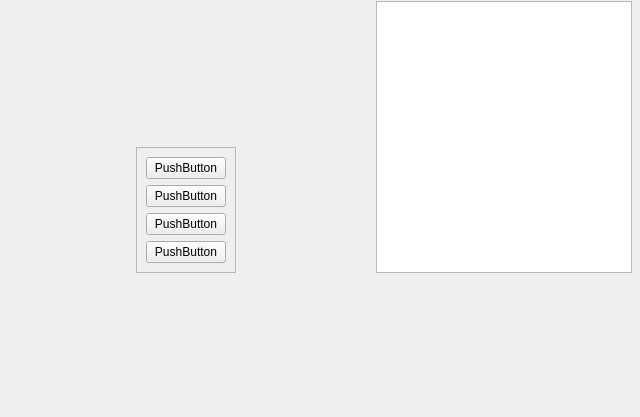
<?xml version="1.0" encoding="UTF-8"?>
<ui version="4.0">
 <class>AssetsWidget</class>
 <widget class="QFrame" name="AssetsWidget">
  <property name="geometry">
   <rect>
    <x>0</x>
    <y>0</y>
    <width>640</width>
    <height>417</height>
   </rect>
  </property>
  <property name="windowTitle">
   <string>Frame</string>
  </property>
  <widget class="QWidget" name="">
   <property name="geometry">
    <rect>
     <x>1</x>
     <y>1</y>
     <width>631</width>
     <height>411</height>
    </rect>
   </property>
   <layout class="QGridLayout" name="gridLayout_4">
    <item row="0" column="1">
     <spacer name="verticalSpacer_5">
      <property name="orientation">
       <enum>Qt::Vertical</enum>
      </property>
      <property name="sizeHint" stdset="0">
       <size>
        <width>20</width>
        <height>40</height>
       </size>
      </property>
     </spacer>
    </item>
    <item row="0" column="3" rowspan="2">
     <widget class="QTableView" name="tableView_3"/>
    </item>
    <item row="1" column="0">
     <spacer name="horizontalSpacer_5">
      <property name="orientation">
       <enum>Qt::Horizontal</enum>
      </property>
      <property name="sizeHint" stdset="0">
       <size>
        <width>40</width>
        <height>20</height>
       </size>
      </property>
     </spacer>
    </item>
    <item row="1" column="1">
     <widget class="QFrame" name="frame_3">
      <property name="frameShape">
       <enum>QFrame::StyledPanel</enum>
      </property>
      <property name="frameShadow">
       <enum>QFrame::Raised</enum>
      </property>
      <layout class="QGridLayout" name="gridLayout_3">
       <item row="1" column="0">
        <widget class="QPushButton" name="pushButton_10">
         <property name="text">
          <string>PushButton</string>
         </property>
        </widget>
       </item>
       <item row="2" column="0">
        <widget class="QPushButton" name="pushButton_13">
         <property name="text">
          <string>PushButton</string>
         </property>
        </widget>
       </item>
       <item row="0" column="0">
        <widget class="QPushButton" name="pushButton_9">
         <property name="text">
          <string>PushButton</string>
         </property>
        </widget>
       </item>
       <item row="3" column="0">
        <widget class="QPushButton" name="pushButton_14">
         <property name="text">
          <string>PushButton</string>
         </property>
        </widget>
       </item>
      </layout>
     </widget>
    </item>
    <item row="1" column="2">
     <spacer name="horizontalSpacer_6">
      <property name="orientation">
       <enum>Qt::Horizontal</enum>
      </property>
      <property name="sizeHint" stdset="0">
       <size>
        <width>40</width>
        <height>20</height>
       </size>
      </property>
     </spacer>
    </item>
    <item row="2" column="1">
     <spacer name="verticalSpacer_6">
      <property name="orientation">
       <enum>Qt::Vertical</enum>
      </property>
      <property name="sizeHint" stdset="0">
       <size>
        <width>20</width>
        <height>78</height>
       </size>
      </property>
     </spacer>
    </item>
   </layout>
  </widget>
 </widget>
 <resources/>
 <connections/>
</ui>
